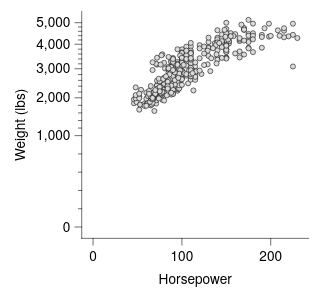

This figure's Vega-Lite source:
### Vega-Lite specification from a JSON file in a GitHub repository (floating-point values rounded to 4 significant figures; data arrays with more than 128 entries replaced by an {"elided": "..."} marker saying what was removed)
{"background": null, "config": {"arc": {"fill": "#DBDBDB", "fillOpacity": 1.0, "innerRadius": 25.0, "padAngle": 0.03, "stroke": "black", "strokeOpacity": 1, "strokeWidth": 0.25}, "area": {"fill": "#DBDBDB", "fillOpacity": 1.0, "stroke": "black", "strokeOpacity": 1, "strokeWidth": 0.25}, "axis": {"domain": true, "domainCap": "round", "domainColor": "black", "domainWidth": 0.25, "grid": false, "gridCap": "round", "gridColor": "#F1F1F1", "gridDash": [0, 0], "gridOpacity": 1.0, "gridWidth": 0.25, "labelColor": "black", "labelFont": "Helvetica Neue, HelveticaNeue, Helvetica, Arial, sans-serif", "labelFontSize": 6, "labelFontStyle": "normal", "labelFontWeight": 400, "offset": 0, "ticks": true, "tickCap": "round", "tickColor": "black", "tickRound": false, "tickSize": 3.0, "tickWidth": 0.25, "titleColor": "black", "titleFont": "Helvetica Neue, HelveticaNeue, Helvetica, Arial, sans-serif", "titleFontSize": 6, "titleFontStyle": "normal", "titleFontWeight": 400}, "axisX": {"domain": true, "labelAlign": "center", "labelAngle": 0, "labels": true, "ticks": true, "translate": 0}, "axisY": {"domain": true, "labelAlign": "right", "labelAngle": 0, "labels": true, "ticks": true, "translate": 0}, "axisRight": {"domain": true, "labelAlign": "left", "labelAngle": 0, "labels": true, "ticks": true, "translate": 0}, "axisTop": {"domain": true, "labelAlign": "center", "labelAngle": 0, "labels": true, "ticks": true, "translate": 0}, "axisBand": {"tickOffset": 0}, "bar": {"fill": "#DBDBDB", "fillOpacity": 1.0, "stroke": "black", "strokeOpacity": 1, "strokeWidth": 0.25}, "boxplot": {"size": 9.0, "ticks": {"cornerRadius": 0.25, "fill": "black", "opacity": 1, "size": 4.5, "thickness": 0.25}, "box": {"fillOpacity": 1.0, "stroke": "black", "strokeOpacity": 1, "strokeWidth": 0.25}, "median": {"cornerRadius": 0, "fill": "black", "fillOpacity": 1.0, "opacity": 1, "size": 9.0, "thickness": 0.25}, "rule": {"fill": "black", "fillOpacity": 1.0, "size": 10.0, "stroke": "black", "strokeDash": [0, 0], "strokeOpacity": 1, "strokeWidth": 0.25}, "outliers": {"color": "black", "fill": "black", "fillOpacity": 1.0, "size": 0, "stroke": "black", "strokeOpacity": 1, "strokeWidth": 0.25}}, "circle": {"fill": "black", "fillOpacity": 1.0, "size": 1.25, "stroke": null, "strokeOpacity": 1, "strokeWidth": 0.25}, "errorband": {"band": {"fillOpacity": 0.6, "stroke": null, "strokeWidth": 0.25, "strokeOpacity": 1}, "borders": {"opacity": 0, "strokeOpacity": 1, "strokeWidth": 0.25}}, "errorbar": {"opacity": 1, "rule": {"strokeDash": [0, 0], "strokeWidth": 0.25}, "ticks": {"color": "black", "cornerRadius": 0.125, "opacity": 1, "size": 6.0, "thickness": 0.25}, "thickness": 0.25}, "font": "Helvetica Neue, HelveticaNeue, Helvetica, Arial, sans-serif", "geoshape": {"fill": "#DBDBDB", "fillOpacity": 1.0, "stroke": "black", "strokeOpacity": 1, "strokeWidth": 0.25}, "header": {"labelColor": "black", "labelFont": "Helvetica Neue, HelveticaNeue, Helvetica, Arial, sans-serif", "labelFontSize": 6, "labelFontStyle": "normal", "labelFontWeight": 400, "titleColor": "black", "titleFont": "Helvetica Neue, HelveticaNeue, Helvetica, Arial, sans-serif", "titleFontSize": 6, "titleFontStyle": "normal", "titleFontWeight": 400, "titlePadding": 0}, "legend": {"disable": false, "offset": 4.5, "titlePadding": 4, "labelOffset": 2, "gradientLabelOffset": 2, "columnPadding": 4, "rowPadding": 2, "gradientThickness": 5, "gradientOpacity": 1.0, "gradientStrokeColor": "black", "gradientStrokeWidth": 0.25, "labelColor": "black", "labelFont": "Helvetica Neue, HelveticaNeue, Helvetica, Arial, sans-serif", "labelFontSize": 6, "labelFontStyle": "normal", "labelFontWeight": 400, "strokeColor": "black", "strokeWidth": 0, "symbolSize": 36, "symbolStrokeColor": "black", "symbolStrokeWidth": 0.25, "titleColor": "black", "titleFont": "Helvetica Neue, HelveticaNeue, Helvetica, Arial, sans-serif", "titleFontSize": 6, "titleFontStyle": "normal", "titleFontWeight": 400}, "line": {"color": "black", "stroke": "black", "strokeCap": "butt", "strokeDash": [0, 0], "strokeOpacity": 1, "strokeWidth": 0.5}, "point": {"filled": true, "fill": "#DBDBDB", "fillOpacity": 1.0, "size": 5.0, "stroke": "black", "strokeOpacity": 1, "strokeWidth": 0.25}, "range": {"category": ["#9D9D9D", "#28287D", "#004225", "#47266F", "#00605D", "#DBDBDB", "#7983C1", "#6E927B", "#937FB4", "#699A97"], "diverging": {"scheme": ["#4F4265", "#6A5C82", "#85789D", "#A196B7", "#BDB5CE", "#D8D6DD", "#F6F6F6", "#CED8D7", "#9DBFBD", "#75A3A0", "#518683", "#326967", "#164D4B"]}, "heatmap": {"scheme": ["#440154", "#472270", "#433E82", "#38598C", "#2C728E", "#238A8D", "#24A086", "#39B578", "#5DC862", "#96D646", "#CAE02D", "#FDE724"]}, "ordinal": {"scheme": ["#F1F1F1", "#DBDBDB", "#C6C6C6", "#B2B2B2", "#9D9D9D", "#898989", "#767676", "#636363", "#515151", "#404040", "#2F2F2F", "#1F1F1F"]}, "ramp": {"scheme": ["#440154", "#472270", "#433E82", "#38598C", "#2C728E", "#238A8D", "#24A086", "#39B578", "#5DC862", "#96D646", "#CAE02D", "#FDE724"]}}, "rule": {"color": "black", "stroke": "black", "strokeCap": "round", "strokeDash": [2, 2], "strokeOpacity": 1, "strokeWidth": 0.25}, "scale": {"barBandPaddingInner": 0.1, "rectBandPaddingInner": 0, "tickBandPaddingInner": 0.1, "bandPaddingOuter": 0.1, "bandWithNestedOffsetPaddingInner": 0.2, "bandWithNestedOffsetPaddingOuter": 0.2, "offsetBandPaddingInner": 0, "offsetBandPaddingOuter": 0, "continuousPadding": 5.0, "round": false}, "rect": {"fill": "#DBDBDB", "fillOpacity": 1.0, "stroke": "black", "strokeOpacity": 1, "strokeWidth": 0.25}, "square": {"fill": "#DBDBDB", "fillOpacity": 1.0, "size": 10.0, "stroke": "black", "strokeOpacity": 1, "strokeWidth": 0.25}, "text": {"color": "black", "font": "Helvetica Neue, HelveticaNeue, Helvetica, Arial, sans-serif", "fontSize": 6, "fontStyle": "normal", "fontWeight": 400}, "tick": {"color": "black", "cornerRadius": 0.125, "opacity": 1.0, "size": 9.0, "thickness": 0.25}, "title": {"anchor": "middle", "frame": "group", "color": "black", "font": "Helvetica Neue, HelveticaNeue, Helvetica, Arial, sans-serif", "fontSize": 6, "fontStyle": "normal", "fontWeight": 400, "subtitleColor": "black", "subtitleFont": "Helvetica Neue, HelveticaNeue, Helvetica, Arial, sans-serif", "subtitleFontSize": 6, "subtitleFontStyle": "normal", "subtitleFontWeight": 400}, "trail": {"color": "black", "opacity": 1, "size": 0.5}, "view": {"continuousWidth": 100, "continuousHeight": 100, "discreteWidth": 100, "discreteHeight": 100, "fill": null, "stroke": null, "strokeWidth": 0.25}}, "layer": [{"data": {"name": "data-d7a230a7326baf606a19256938f2a2d2"}, "mark": {"type": "point"}, "encoding": {"x": {"field": "Horsepower", "title": "Horsepower", "type": "quantitative", "scale": {"nice": false}}, "y": {"axis": {"values": [0, 1000, 2000, 3000, 4000, 5000]}, "field": "Weight_in_lbs", "scale": {"exponent": 0.5, "type": "pow", "nice": false}, "title": "Weight (lbs)", "type": "quantitative"}}}, {"data": {"name": "data-d7a230a7326baf606a19256938f2a2d2"}, "mark": {"type": "point", "opacity": 0}, "encoding": {"y": {"axis": {"domain": false, "grid": false, "labels": false, "orient": "left", "tickSize": 1.5, "ticks": true, "values": [40.0, 160.0, 360.0, 640.0, 1173.0, 1359.0, 1559.0, 1773.0, 2184.0, 2376.0, 2576.0, 2784.0, 3189.0, 3383.0, 3583.0, 3789.0, 4191.0, 4387.0, 4587.0, 4791.0]}, "field": "Weight_in_lbs", "scale": {"domain": [0.0, 5000.0], "exponent": 0.5, "type": "pow", "nice": false}, "title": null, "type": "quantitative"}}, "transform": [{"filter": "false"}]}], "resolve": {"axis": {"y": "independent"}}, "$schema": "https://vega.github.io/schema/vega-lite/v6.4.1.json", "datasets": {"data-d7a230a7326baf606a19256938f2a2d2": {"elided": "400 records"}}}
